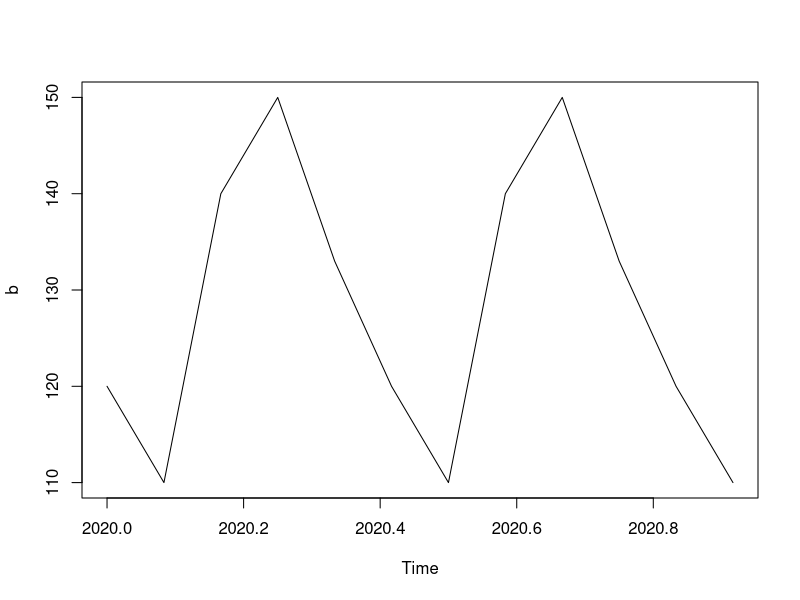
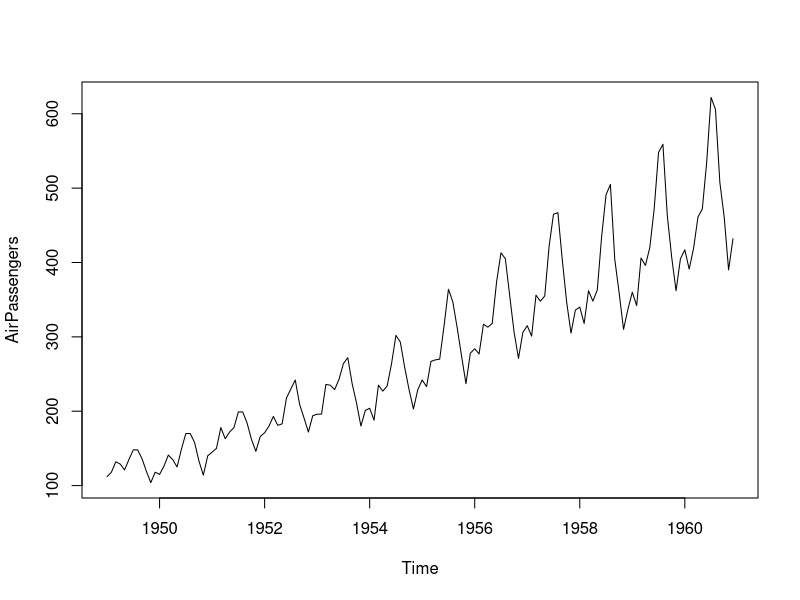
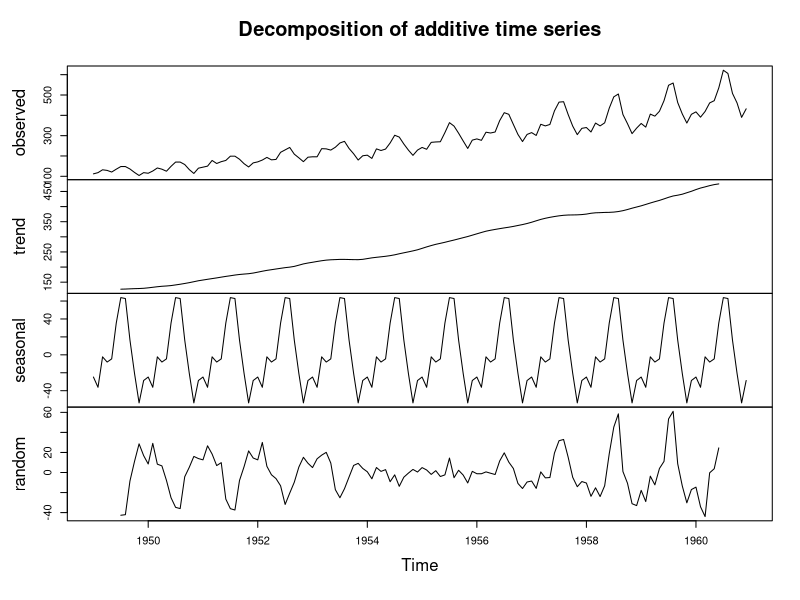
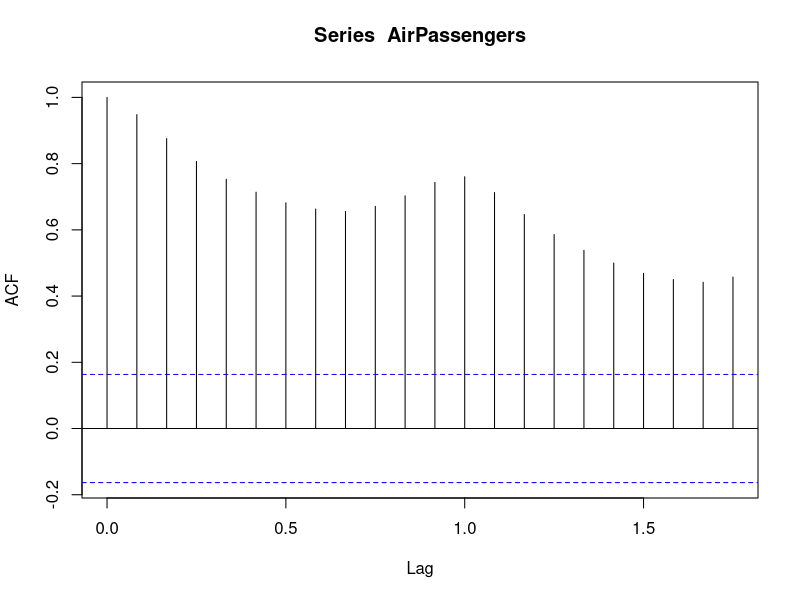
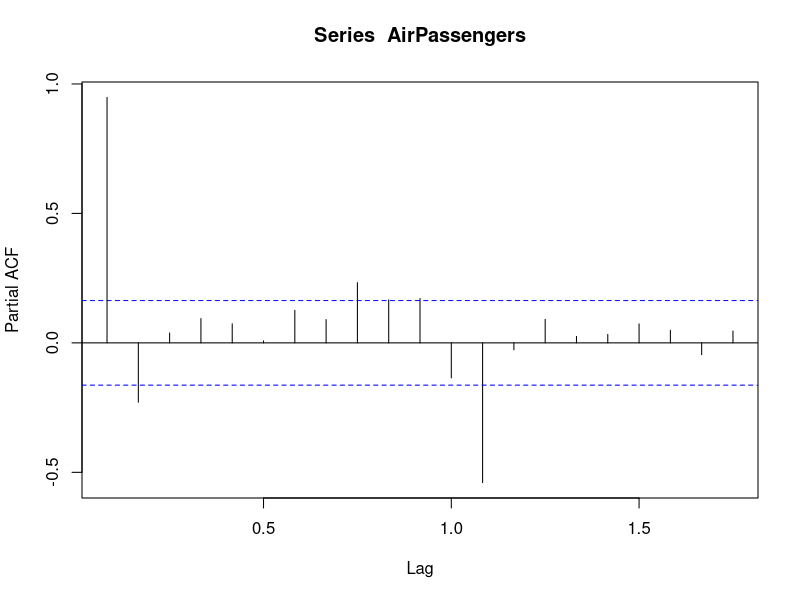
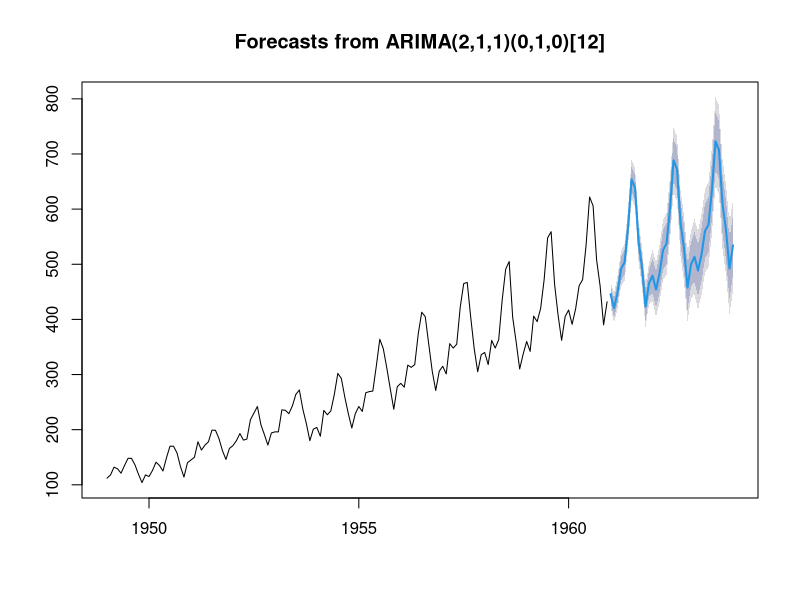

R code for these plots, in order:
a<-c(120,110,140,150,133)
b<-ts(a,start=c(2020,1),end=c(2020,12),frequency=12)
b
class(b)
plot(b)


#Exp 12

AirPassengers
class(AirPassengers)
start(AirPassengers)
end(AirPassengers)
frequency(AirPassengers)
plot(AirPassengers)

#Decomposition

d<-decompose(AirPassengers)
plot(d)

#To check if it is a stationary data

install.packages("tseries")
library(tseries)
adf.test(AirPassengers)
acf(AirPassengers)
pacf(AirPassengers)

#Arima Model

install.packages("forecast")
library(forecast)
a<-auto.arima(AirPassengers)
a
plot(forecast(a,h=36))